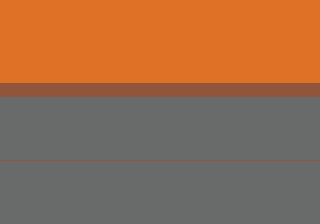

Tiled map render using the project's own tile images. Description and the whole map definition, tile-layer contents included, below:
An orthogonal 10x7 tile map with 32x32 px tiles, 1 tile layer (Tile Layer 1).

<map version="1.10" tiledversion="1.11.2" orientation="orthogonal" renderorder="right-down" width="10" height="7" tilewidth="32" tileheight="32" infinite="0" nextlayerid="2" nextobjectid="1">
 <tileset firstgid="1" source="../tilesets/recycle_map.tsx" />
 <layer id="1" name="Tile Layer 1" width="10" height="7">
  <data encoding="csv">
1,2,3,4,5,6,7,8,9,10,
11,12,13,14,15,16,17,18,19,20,
21,22,23,24,25,26,27,28,29,30,
31,32,33,34,35,36,37,38,39,40,
41,42,43,44,45,46,47,48,49,50,
31,32,33,34,35,36,37,38,39,40,
41,42,43,44,45,46,47,48,49,50
</data>
 </layer>
</map>
